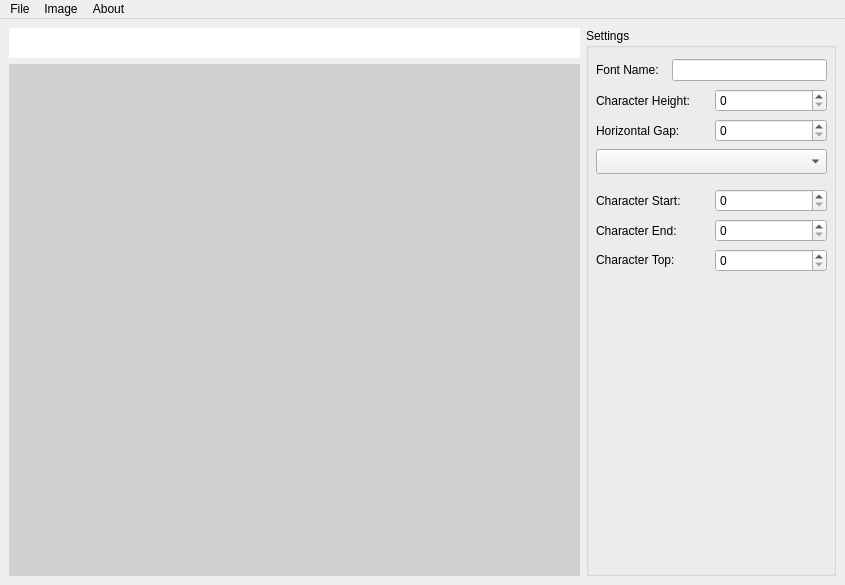
<?xml version="1.0" encoding="UTF-8"?>
<ui version="4.0">
 <class>MainWindow</class>
 <widget class="QMainWindow" name="MainWindow">
  <property name="geometry">
   <rect>
    <x>0</x>
    <y>0</y>
    <width>845</width>
    <height>585</height>
   </rect>
  </property>
  <property name="windowTitle">
   <string>OMSI Font Creator</string>
  </property>
  <property name="toolButtonStyle">
   <enum>Qt::ToolButtonTextOnly</enum>
  </property>
  <property name="unifiedTitleAndToolBarOnMac">
   <bool>false</bool>
  </property>
  <widget class="QWidget" name="centralwidget">
   <layout class="QHBoxLayout" name="horizontalLayout_2">
    <item>
     <layout class="QVBoxLayout" name="viewLayout">
      <item>
       <widget class="QListWidget" name="listWidget">
        <property name="minimumSize">
         <size>
          <width>0</width>
          <height>30</height>
         </size>
        </property>
        <property name="maximumSize">
         <size>
          <width>16777215</width>
          <height>30</height>
         </size>
        </property>
        <property name="frameShape">
         <enum>QFrame::NoFrame</enum>
        </property>
        <property name="frameShadow">
         <enum>QFrame::Plain</enum>
        </property>
       </widget>
      </item>
      <item>
       <widget class="CustomView" name="graphicsView" native="true">
        <property name="sizePolicy">
         <sizepolicy hsizetype="Expanding" vsizetype="Expanding">
          <horstretch>0</horstretch>
          <verstretch>0</verstretch>
         </sizepolicy>
        </property>
        <property name="cursor">
         <cursorShape>CrossCursor</cursorShape>
        </property>
        <property name="styleSheet">
         <string notr="true">background-color: rgba(40, 40, 40, 40);</string>
        </property>
       </widget>
      </item>
     </layout>
    </item>
    <item>
     <layout class="QHBoxLayout" name="horizontalLayout">
      <item>
       <widget class="QGroupBox" name="groupBox">
        <property name="minimumSize">
         <size>
          <width>250</width>
          <height>0</height>
         </size>
        </property>
        <property name="baseSize">
         <size>
          <width>0</width>
          <height>0</height>
         </size>
        </property>
        <property name="title">
         <string>Settings</string>
        </property>
        <widget class="QWidget" name="layoutWidget">
         <property name="geometry">
          <rect>
           <x>10</x>
           <y>60</y>
           <width>231</width>
           <height>25</height>
          </rect>
         </property>
         <layout class="QHBoxLayout" name="horizontalLayout_5">
          <item>
           <widget class="QLabel" name="label_2">
            <property name="text">
             <string>Character Height:</string>
            </property>
           </widget>
          </item>
          <item>
           <widget class="QSpinBox" name="characterHeightEdit">
            <property name="suffix">
             <string comment="px"/>
            </property>
            <property name="maximum">
             <number>2048</number>
            </property>
           </widget>
          </item>
         </layout>
        </widget>
        <widget class="QWidget" name="layoutWidget_2">
         <property name="geometry">
          <rect>
           <x>10</x>
           <y>90</y>
           <width>231</width>
           <height>25</height>
          </rect>
         </property>
         <layout class="QHBoxLayout" name="horizontalLayout_6">
          <item>
           <widget class="QLabel" name="label_3">
            <property name="text">
             <string>Horizontal Gap:</string>
            </property>
           </widget>
          </item>
          <item>
           <widget class="QSpinBox" name="horizontalGapEdit">
            <property name="suffix">
             <string comment="px"/>
            </property>
            <property name="maximum">
             <number>2048</number>
            </property>
           </widget>
          </item>
         </layout>
        </widget>
        <widget class="QWidget" name="layoutWidget">
         <property name="geometry">
          <rect>
           <x>10</x>
           <y>120</y>
           <width>231</width>
           <height>27</height>
          </rect>
         </property>
         <layout class="QHBoxLayout" name="horizontalLayout_3">
          <item>
           <widget class="QComboBox" name="charactersBox">
            <property name="minimumSize">
             <size>
              <width>0</width>
              <height>25</height>
             </size>
            </property>
           </widget>
          </item>
         </layout>
        </widget>
        <widget class="QWidget" name="layoutWidget">
         <property name="geometry">
          <rect>
           <x>10</x>
           <y>30</y>
           <width>231</width>
           <height>24</height>
          </rect>
         </property>
         <layout class="QHBoxLayout" name="horizontalLayout_4">
          <item>
           <widget class="QLabel" name="label">
            <property name="text">
             <string>Font Name:  </string>
            </property>
           </widget>
          </item>
          <item>
           <widget class="QLineEdit" name="fontNameText"/>
          </item>
         </layout>
        </widget>
        <widget class="QWidget" name="layoutWidget_3">
         <property name="geometry">
          <rect>
           <x>10</x>
           <y>160</y>
           <width>231</width>
           <height>25</height>
          </rect>
         </property>
         <layout class="QHBoxLayout" name="horizontalLayout_7">
          <item>
           <widget class="QLabel" name="label_4">
            <property name="text">
             <string>Character Start:</string>
            </property>
           </widget>
          </item>
          <item>
           <widget class="QSpinBox" name="characterStartXEdit">
            <property name="suffix">
             <string comment="px"/>
            </property>
            <property name="maximum">
             <number>2048</number>
            </property>
           </widget>
          </item>
         </layout>
        </widget>
        <widget class="QWidget" name="layoutWidget_4">
         <property name="geometry">
          <rect>
           <x>10</x>
           <y>190</y>
           <width>231</width>
           <height>25</height>
          </rect>
         </property>
         <layout class="QHBoxLayout" name="horizontalLayout_8">
          <item>
           <widget class="QLabel" name="label_5">
            <property name="text">
             <string>Character End:</string>
            </property>
           </widget>
          </item>
          <item>
           <widget class="QSpinBox" name="characterEndXEdit">
            <property name="suffix">
             <string comment="px"/>
            </property>
            <property name="maximum">
             <number>2048</number>
            </property>
           </widget>
          </item>
         </layout>
        </widget>
        <widget class="QWidget" name="layoutWidget_5">
         <property name="geometry">
          <rect>
           <x>10</x>
           <y>220</y>
           <width>231</width>
           <height>25</height>
          </rect>
         </property>
         <layout class="QHBoxLayout" name="horizontalLayout_9">
          <item>
           <widget class="QLabel" name="label_6">
            <property name="contextMenuPolicy">
             <enum>Qt::DefaultContextMenu</enum>
            </property>
            <property name="text">
             <string>&lt;html&gt;&lt;head/&gt;&lt;body&gt;&lt;p&gt;Character Top:&lt;/p&gt;&lt;/body&gt;&lt;/html&gt;</string>
            </property>
           </widget>
          </item>
          <item>
           <widget class="QSpinBox" name="characterTopEdit">
            <property name="suffix">
             <string comment="px"/>
            </property>
            <property name="maximum">
             <number>2048</number>
            </property>
           </widget>
          </item>
         </layout>
        </widget>
       </widget>
      </item>
     </layout>
    </item>
   </layout>
  </widget>
  <widget class="QMenuBar" name="menubar">
   <property name="geometry">
    <rect>
     <x>0</x>
     <y>0</y>
     <width>845</width>
     <height>20</height>
    </rect>
   </property>
   <widget class="QMenu" name="menuFile">
    <property name="title">
     <string>File</string>
    </property>
    <addaction name="actionNew"/>
    <addaction name="actionOpen"/>
    <addaction name="actionSave"/>
    <addaction name="actionSave_As"/>
    <addaction name="separator"/>
    <addaction name="actionPreferences"/>
    <addaction name="separator"/>
    <addaction name="actionQuit"/>
   </widget>
   <widget class="QMenu" name="menuImage">
    <property name="title">
     <string>Image</string>
    </property>
    <addaction name="actionLoad_Alpha_Image"/>
    <addaction name="actionLoad_Color_Image"/>
    <addaction name="actionRemove_Color_Imager"/>
   </widget>
   <widget class="QMenu" name="menuAbout">
    <property name="title">
     <string>About</string>
    </property>
    <addaction name="actionAbout"/>
    <addaction name="actionAbout_Qt"/>
    <addaction name="actionWebDisk_Discussion"/>
   </widget>
   <addaction name="menuFile"/>
   <addaction name="menuImage"/>
   <addaction name="menuAbout"/>
  </widget>
  <action name="actionNew">
   <property name="text">
    <string>New</string>
   </property>
   <property name="shortcut">
    <string>Ctrl+N</string>
   </property>
  </action>
  <action name="actionOpen">
   <property name="text">
    <string>Open</string>
   </property>
   <property name="shortcut">
    <string>Ctrl+O</string>
   </property>
  </action>
  <action name="actionSave">
   <property name="text">
    <string>Save</string>
   </property>
   <property name="shortcut">
    <string>Ctrl+S</string>
   </property>
  </action>
  <action name="actionSave_As">
   <property name="text">
    <string>Save As</string>
   </property>
   <property name="shortcut">
    <string>Ctrl+Shift+S</string>
   </property>
  </action>
  <action name="actionPreferences">
   <property name="text">
    <string>Preferences</string>
   </property>
  </action>
  <action name="actionQuit">
   <property name="text">
    <string>Quit</string>
   </property>
   <property name="shortcut">
    <string>Ctrl+Q</string>
   </property>
  </action>
  <action name="actionLoad_Alpha_Image">
   <property name="text">
    <string>Load Alpha Image</string>
   </property>
   <property name="shortcut">
    <string>Ctrl+I</string>
   </property>
  </action>
  <action name="actionLoad_Color_Image">
   <property name="text">
    <string>Load Color Image</string>
   </property>
   <property name="shortcut">
    <string>Ctrl+Shift+I</string>
   </property>
  </action>
  <action name="actionRemove_Color_Imager">
   <property name="text">
    <string>Remove Color Image</string>
   </property>
  </action>
  <action name="actionAbout">
   <property name="text">
    <string>About</string>
   </property>
  </action>
  <action name="actionAbout_Qt">
   <property name="text">
    <string>About Qt</string>
   </property>
  </action>
  <action name="actionWebDisk_Discussion">
   <property name="text">
    <string>WebDisk Discussion</string>
   </property>
  </action>
 </widget>
 <customwidgets>
  <customwidget>
   <class>CustomView</class>
   <extends>QWidget</extends>
   <header>customview.h</header>
  </customwidget>
 </customwidgets>
 <resources/>
 <connections/>
</ui>
